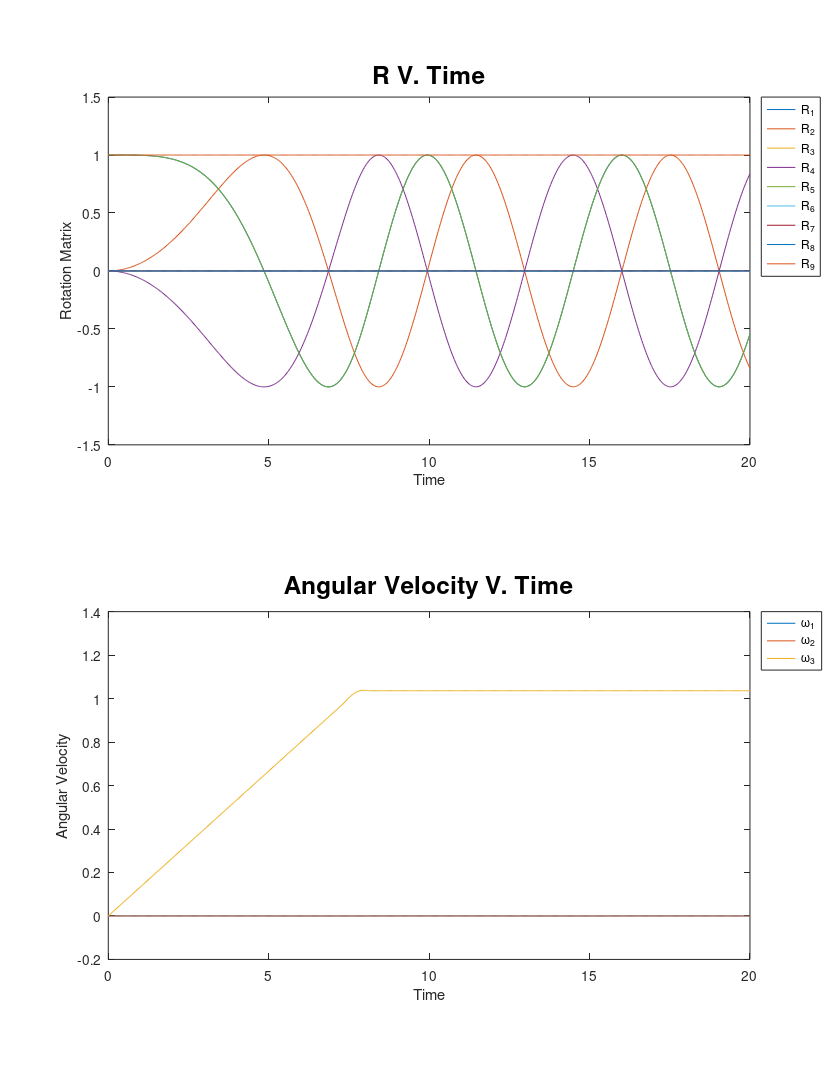
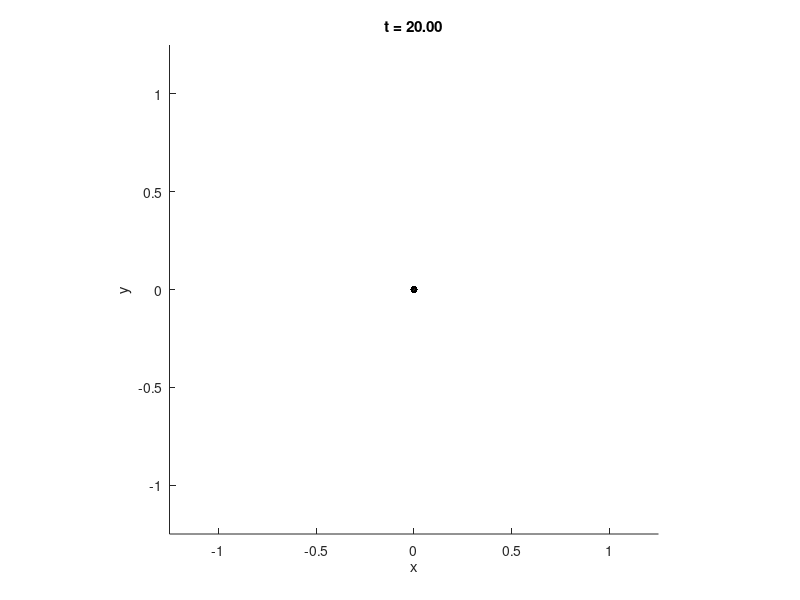

Recreate these plots in MATLAB, in order.
function hw3_prob5

clc;

% %%
%
% YOUR CODE HERE TO DEFINE THE INITIAL CONDITIONS AND THE MOMENT OF INERTIA
% MATRIX AND THE TIME REQUIRED FOR SPIN-UP
%
w0x = -4
J1 = 4600; % kgm^3
J2 = 4400; % kgm^3
J3 = 750;  % kgm^3
R0 = eye(3);
w0 = [1*10^w0x; 0; 0];
J = [J1 0 0; 0 J2 0; 0 0 J3];
tMax = 20;
%
% %%

% DEFINE THE TIME INTERVAL
tRate = 30;
t = linspace(0,tMax,tMax*tRate);

% INTEGRATE THE ANGULAR RATE EQUATIONS **AND** EULER'S EQUATIONS
[t,x] = ode45(@(t,x) f(t,x,J),t,[RtoX(R0); w0]);

% CREATE A BOX AND SOME AXES
Hb = 1;
Mb = 6*(J(1,1)+J(2,2)-J(3,3))/(Hb^2);
Wb = sqrt((6/Mb)*(J(1,1)-J(2,2)+J(3,3)));
Lb = sqrt((6/Mb)*(-J(1,1)+J(2,2)+J(3,3)));
[p1,faces,colors] = makebox(Lb,Wb,Hb);
pAxis = [0 0; 0 0; 0 1];
pAngVel = [zeros(3,1) w0/norm(w0)];
pAngMom = [zeros(3,1) J*w0/norm(J*w0)];

finalTime = t(end)
finalRot = reshape(x(end,1:9),3,3)
finalW = reshape(x(end,10:12),3,1)

% SETUP THE PLOT
figure(1);
clf;
axis(1.25*[-1 1 -1 1 -1 1]);
axis equal;
hold on;
plot3(0,0,0,'k.','markersize',16);
hAxis = line(pAxis(1,:),pAxis(2,:),pAxis(3,:));
set(hAxis,'linewidth',2,'color','r');
hAngVel = line(pAngVel(1,:),pAngVel(2,:),pAngVel(3,:));
set(hAngVel,'linewidth',2,'color','g');
hAngMom = line(pAngMom(1,:),pAngMom(2,:),pAngMom(3,:));
set(hAngMom,'linewidth',2,'color','b');
hBox = patch('Vertices',p1','Faces',faces,...
          'CData',colors,'FaceColor','flat');
hTitle = title(sprintf('t = %4.2f',0));
lighting flat
light('Position',[0 -2 -1])
light('Position',[0 -2 1])
xlabel('x');
ylabel('y');
zlabel('z');

% ANIMATE THE RESULTS
w = x(:,10:end);
x = x(:,1:9);
firsttime = 1;
i = 1;
dt = max(t)/(length(t)-1);
tic;
AngularMomentum = [1;0;0];
while (i<length(t))
    if (toc > dt)
        tic;
        i = i+1;
        R = XtoR(x(i,:));
        p0 = R*p1;
        set(hBox,'Vertices',p0');
        pAxis0 = R*pAxis;
        pAngVel = [zeros(3,1) w(i,:)'/norm(w(i,:)')];
        pAngVel0 = R*pAngVel;
        pAngMom = [zeros(3,1) J*(w(i,:)')/norm(J*(w(i,:)'))];
        pAngMom0 = R*pAngMom;
        set(hAxis,'xdata',pAxis0(1,:),'ydata',pAxis0(2,:),'zdata',pAxis0(3,:));
        set(hAngVel,'xdata',pAngVel0(1,:),'ydata',pAngVel0(2,:),'zdata',pAngVel0(3,:));
        set(hAngMom,'xdata',pAngMom0(1,:),'ydata',pAngMom0(2,:),'zdata',pAngMom0(3,:));
        set(hTitle,'string',sprintf('t = %4.2f',t(i)));
        ppmom = [pAngMom0(1,2); pAngMom0(2,2) ;pAngMom0(3,2)];
        norm(ppmom)
        AngularMomentum = [AngularMomentum ppmom];
        if (firsttime)
            firsttime=0;
            pause(0.5);
        end
        drawnow;
    end
end
RR1 = x(:,1);
RR2 = x(:,2);
RR3 = x(:,3);
RR4 = x(:,4);
RR5 = x(:,5);
RR6 = x(:,6);
RR7 = x(:,7);
RR8 = x(:,8);
RR9 = x(:,9);
ww1 = w(:,1);
ww2 = w(:,2);
ww3 = w(:,3);
AM1 = AngularMomentum(1,:);
AM2 = AngularMomentum(2,:);
AM3 = AngularMomentum(3,:);
%% Plotting Code for Part B
%%{
figure(2);
subplot(2,1,1);
plot(t,[RR1,RR2,RR3,RR4,RR5,RR6,RR7,RR8,RR9])
title('R V. Time', 'FontSize', 18)
ylabel('Rotation Matrix')
xlabel('Time')
legend('R_1','R_2','R_3','R_4','R_5','R_6','R_7','R_8','R_9','Location','bestoutside')

subplot(2,1,2);
plot(t,[ww1,ww2,ww3])
title('Angular Velocity V. Time', 'FontSize', 18)
ylabel('Angular Velocity')
xlabel('Time')
legend('\omega_1','\omega_2','\omega_3','Location','bestoutside')

set(gcf,'paperorientation','portrait');
set(gcf,'paperunits','normalized');
set(gcf,'paperposition',[0 0 1 1]);
print(gcf,'-dpdf',sprintf('plots.pdf',w0x));
%}
%% Plotting Code for Part C
%{
figure(2);
subplot(3,1,1);
plot(t,[RR1,RR2,RR3,RR4,RR5,RR6,RR7,RR8,RR9])
title('R V. Time', 'FontSize', 18)
ylabel('Rotation Matrix')
xlabel('Time')
legend('R_1','R_2','R_3','R_4','R_5','R_6','R_7','R_8','R_9','Location','bestoutside')

subplot(3,1,2);
plot(t,[ww1,ww2,ww3])
title('Angular Velocity V. Time', 'FontSize', 18)
ylabel('Angular Velocity')
xlabel('Time')
legend('\omega_1','\omega_2','\omega_3','Location','bestoutside')

subplot(3,1,3);
plot(t,[AM1',AM2',AM3'])
title('Angular Momentum V. Time', 'FontSize', 18)
ylabel('Angular Momentum')
xlabel('Time')
legend('h_1','h_2','h_3','Location','bestoutside')

set(gcf,'paperorientation','portrait');
set(gcf,'paperunits','normalized');
set(gcf,'paperposition',[0 0 1 1]);
print(gcf,'-dpdf',sprintf('w0=1e%d.pdf',w0x));
%}
function xdot = f(t,x,J)
R = XtoR(x(1:9,1));
w = x(10:end,1);
zTorque = 100;
% %%
%
% YOUR CODE HERE TO COMPUTE Rdot and wdot
%
w1 = w(1);
w2 = w(2);
w3 = w(3);
what = [0 -w3 w2; w3 0 -w1; -w2 w1 0];

Rdot = R*what;

if t<7.578
    wd1 = ((J(2,2)-J(3,3))/(J(1,1)))*w3*w2;
    wd2 = ((J(3,3)-J(1,1))/(J(2,2)))*w3*w1;
    wd3 = (zTorque + (J(1,1)-J(2,2))*w1*w2)/J(3,3);
else
    wd1 = ((J(2,2)-J(3,3))/(J(1,1)))*w3*w2;
    wd2 = ((J(3,3)-J(1,1))/(J(2,2)))*w3*w1;
    wd3 = ((J(1,1)-J(2,2))*w1*w2)/J(3,3);
end
%Rdot = zeros(3);
wdot = [wd1;wd2;wd3];
%
% %%
xdot = [RtoX(Rdot); wdot];

function S = skew(w)
S = [0 -w(3) w(2); w(3) 0 -w(1); -w(2) w(1) 0];

function X = RtoX(R)
X = reshape(R,9,1);

function R = XtoR(X)
R = reshape(X,3,3);

function [verts,faces,colors] = makebox(x,y,z)
verts = [0 x x 0 0 x x 0; 0 0 0 0 y y y y; 0 0 z z 0 0 z z];
verts = verts - repmat([x/2; y/2; z/2],1,size(verts,2));
faces = [1 2 3 4; 2 6 7 3; 6 5 8 7; 5 1 4 8; 4 3 7 8; 5 6 2 1];
colors(:,:,1) = 1*ones(1,size(faces,1));
colors(:,:,2) = 1*ones(1,size(faces,1));
colors(:,:,3) = 0*ones(1,size(faces,1));
colors(1,5,1) = 1;
colors(1,5,2) = 0;
colors(1,5,3) = 0;
colors(1,3,1) = 0;
colors(1,3,2) = 0;
colors(1,3,3) = 1;
colors(1,2,1) = 0;
colors(1,2,2) = 1;
colors(1,2,3) = 0;



